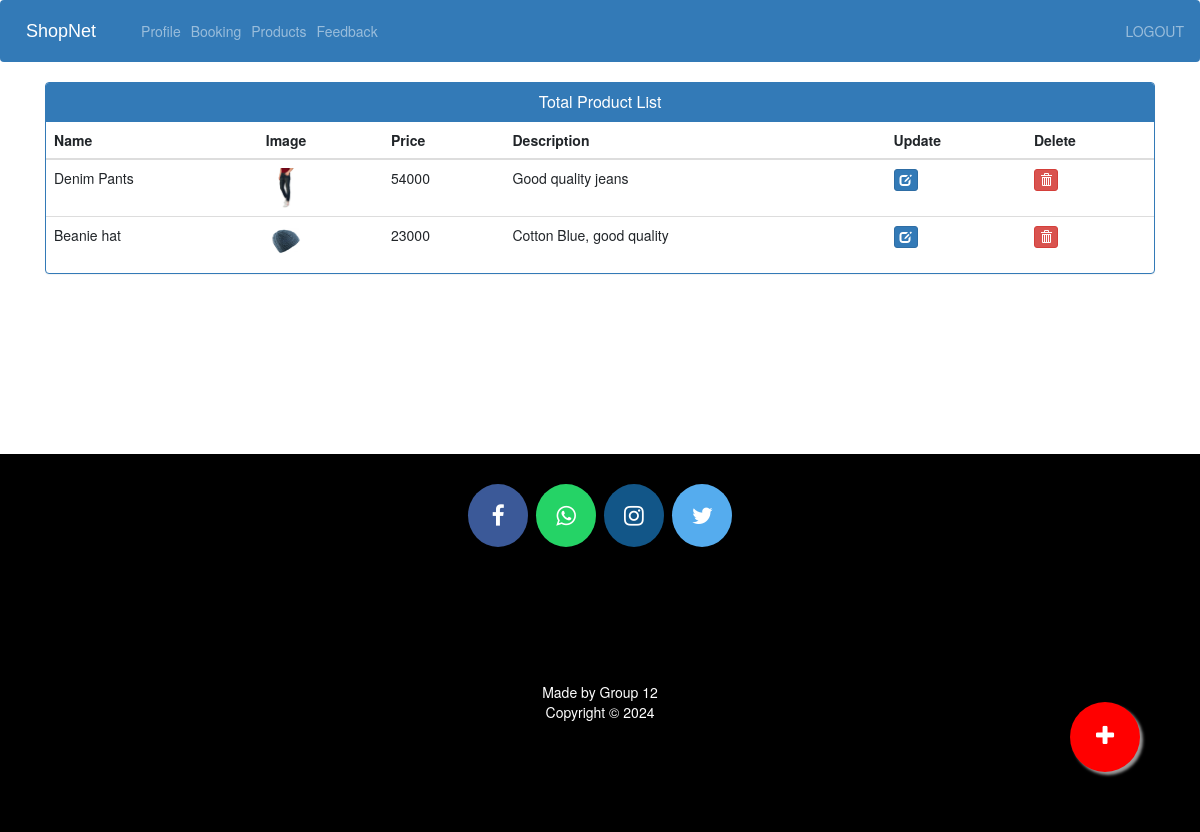
The page /business-products/ (signed in) on the database its author committed.
### business/models.py (models this page shows, shortened)
class Product(models.Model):
    business=models.ForeignKey(Business,on_delete=models.CASCADE)
    name=models.CharField(max_length=40)
    category=models.ForeignKey(Category,on_delete=models.CASCADE)
    product_image= models.ImageField(upload_to='product_image/',null=True,blank=True)
    price = models.PositiveIntegerField()
    description=models.CharField(max_length=40,null=True,blank=True)

### business/views.py (the view)
# urls.py: path('business-products/', business_products_view,name='business-products'),
@login_required(login_url='businesslogin')
def business_products_view(request):
    products=Product.objects.filter(business__user=request.user)
    return render(request,'business/business_products.html',{'products':products})

### business/templates/business/business_products.html (shortened to what this page needs)
{% extends 'business/admin_base.html' %}
{% load static %}
{% block content %}
<head>
  <link href="//netdna.bootstrapcdn.com/bootstrap/3.0.0/css/bootstrap.min.css" rel="stylesheet" id="bootstrap-css">
</head>
<div class="container">
  <div class="panel panel-primary">
    <div class="panel-heading">
      <h6 class="panel-title">Total Product List</h6>
    </div>
    <table class="table table-hover" id="dev-table">
      <thead>
        <tr>
          <th>Name</th>
          <th>Image</th>
          <th>Price</th>
          <th>Description</th>
          <th>Update</th>
          <th>Delete</th>
        </tr>
      </thead>
      {% for p in products %}
  {% if p %}
      <tr>
        <td> {{p.name}}</td>
        <td> <img src="{% static p.product_image.url %}" alt="Profile Pic" height="40px" width="40px" /></td>
        <td>{{p.price}}</td>
        <td>{{p.description}}</td>
        <td><a class="btn btn-primary btn-xs" href="{% url 'business-update-product' p.id  %}"><span class="glyphicon glyphicon-edit"></span></a></td>
        <td><a class="btn btn-danger btn-xs" href="{% url 'business-delete-product' p.id  %}"><span class="glyphicon glyphicon-trash"></span></a></td>
      </tr>
      {%else%}
      <br><br><br>
      <h1>no products</h1>
      {% endif %}
      {% endfor %}
    </table>
  </div>
</div>
<a href="/business-add-product" class="float">
<i class="fa fa-plus my-float"></i>
</a>
{% endblock content %}

### business/templates/business/admin_base.html (style rules this page uses)
.fa { font-size: 23px; width: 60px; text-align: center; text-decoration: none; margin: 5px 2px; border-radius: 50%; }

### business/templates/business/business_products.html (style rules this page uses)
a:link { text-decoration: none; }
h6 { text-align: center; }
.float { position:fixed; width:70px; height:70px; bottom:60px; right:60px; background-color:red; color:#FFF; border-radius:50px; text-align:center; box-shadow: 3px 3px 3px #999; }
.my-float { margin-top:22px; }

### rows shown on the page
Product: name "Denim Pants", product_image (picture), price "54000", description "Good quality jeans"
Product: name "Beanie hat", product_image (picture), price "23000", description "Cotton Blue, good quality"
